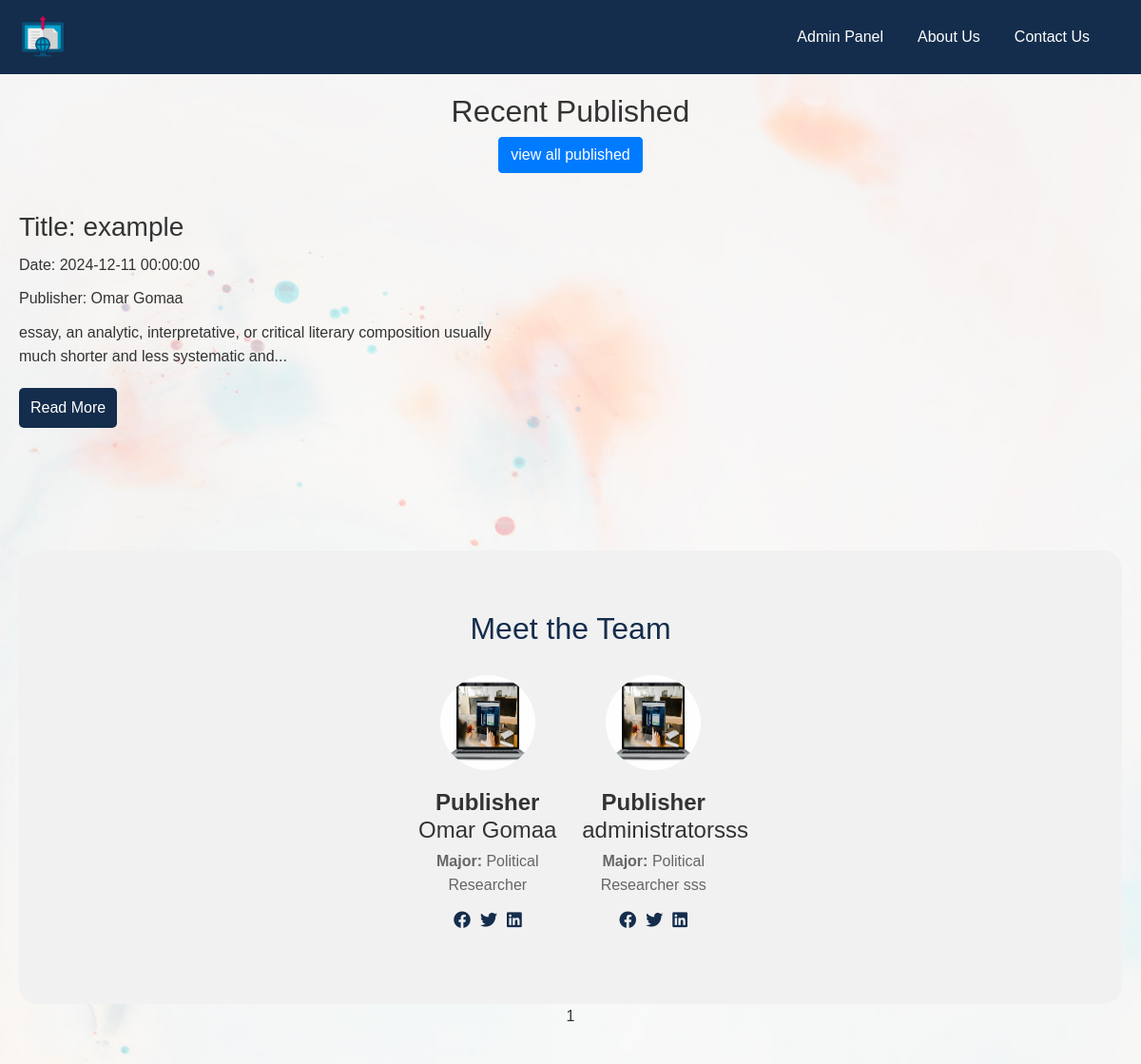
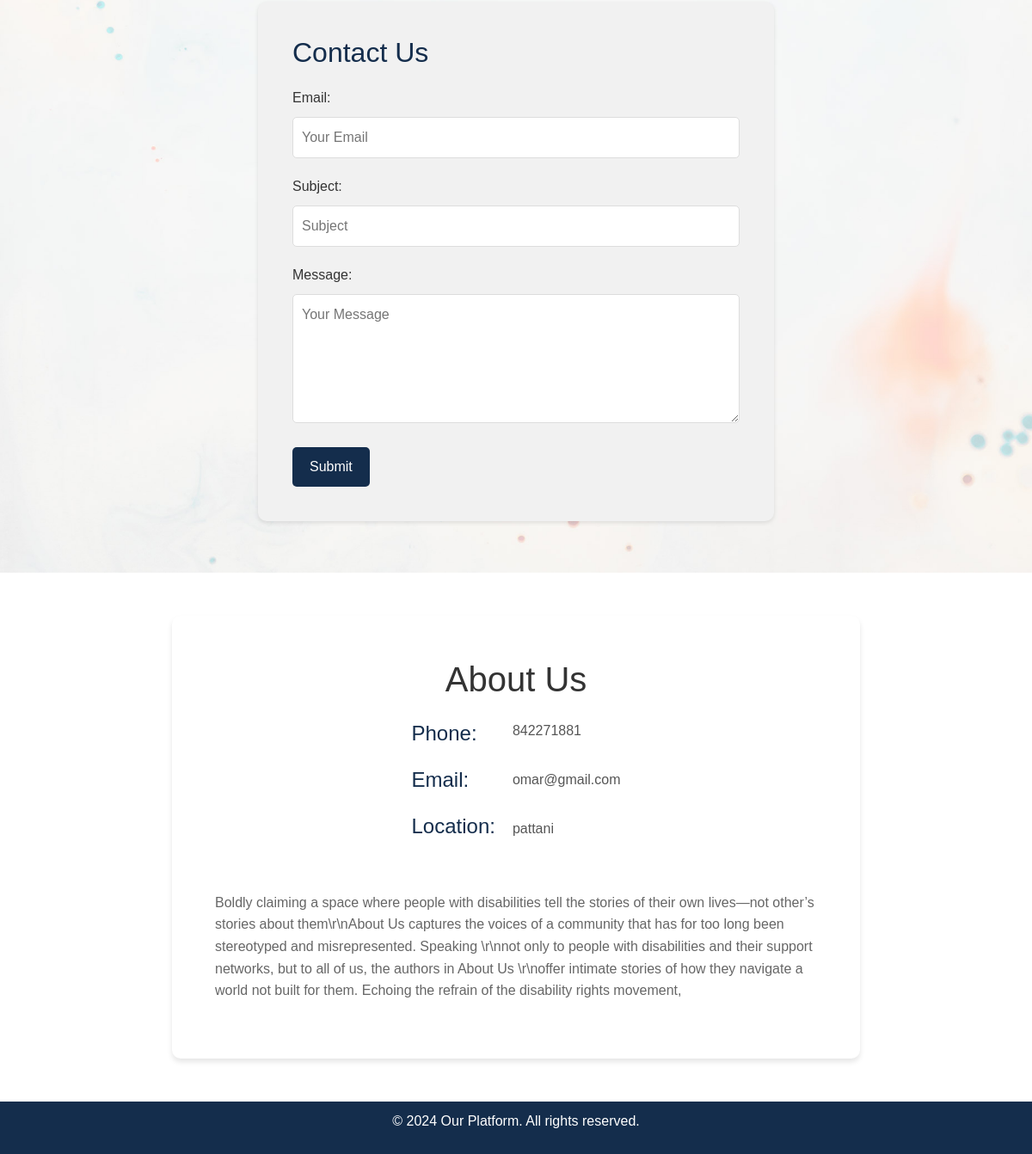
The page / on the database its author committed (2 pictures, top to bottom).
### tables this page shows
CREATE TABLE `essays` (
  `essay_id` int NOT NULL,
  `author_name` varchar(255) NOT NULL,
  `title` varchar(255) NOT NULL,
  `content` text NOT NULL,
  `category` varchar(255) NOT NULL,
  `author_id` int NOT NULL,
  `created_at` datetime DEFAULT CURRENT_TIMESTAMP,
  `file_name` text NOT NULL,
  `essay_status` varchar(255) NOT NULL
);

CREATE TABLE `profile_information` (
  `id` int NOT NULL,
  `username` varchar(255) NOT NULL,
  `major` varchar(255) NOT NULL,
  `facebook` varchar(255) NOT NULL,
  `twitter` varchar(255) NOT NULL,
  `linkedin` varchar(255) NOT NULL,
  `profile_image` text NOT NULL
);

CREATE TABLE `about_us` (
  `id` int NOT NULL,
  `about` text NOT NULL,
  `phone_number` varchar(255) NOT NULL,
  `email` varchar(255) NOT NULL,
  `address` varchar(255) NOT NULL
);

### index.php (the view, shortened to what this page needs)
<!DOCTYPE html>
<html lang="en">
<head>
   <link rel="stylesheet" href="main_page.css">
  <link href="https://maxcdn.bootstrapcdn.com/bootstrap/4.5.2/css/bootstrap.min.css" rel="stylesheet">
  <link rel="stylesheet" href="https://cdnjs.cloudflare.com/ajax/libs/font-awesome/6.0.0-beta3/css/all.min.css"/>
  <link href="https://cdnjs.cloudflare.com/ajax/libs/font-awesome/5.15.4/css/all.min.css" rel="stylesheet">
</head>
<body>
  <header>
  <a href="#"><img src="publishing.png" alt="Logo" class="logo"></a>
    <nav class="navbar navbar-expand-lg">
      <ul class="navbar-nav">
      <li class="nav-item"><a class="nav-link" href="project_root/dashboard.php">Admin Panel</a></li>
        <li class="nav-item"><a class="nav-link" href="#about-us">About Us</a></li>
        <li class="nav-item"><a class="nav-link" href="#contact">Contact Us</a></li>
      </ul>
    </nav>
  </header>
  <div class="content">
    <h2>Recent Published</h2>
    <a href="view_all_published.php" class="btn btn-primary">view all published</a>
    <div class="recent-container">
  <?php
    require 'includes/db_connect.php';
    $display_essay = "SELECT * FROM essays LIMIT 6";
    $confirm_display = mysqli_query($connect, $display_essay);
    function getExcerpt($content, $wordLimit = 15) {
        $content = strip_tags($content);
        $words = explode(" ", $content);
        $excerpt = array_slice($words, 0, $wordLimit);
        return implode(" ", $excerpt) . '...';
    }
    echo '<div class="row">';
    while ($row = mysqli_fetch_assoc($confirm_display)) {
        $title = $row['title'];
        $date = $row['created_at'];
        $author = $row['author_name'];
        $content = $row['content'];
        $essay_id = $row['essay_id'];
        echo '<div class="recent-item">';
        echo "<h3>Title: $title</h3>";
        echo "<p>Date: $date</p>";
        echo "<p>Publisher: $author</p>";
        echo "<p>" . getExcerpt($content) . "</p>";
        echo "<button onclick=\"location.href='read_more.php?read_more_id=$essay_id'\">Read More</button>";
        echo '</div>';
    }
    echo '</div>';
  ?>
</div>
      <?php echo require 'team.php';?>
    <?php require 'contact_us.php'; ?>
    <?php require 'about_us.php'; ?>
  <footer>
    <p>&copy; 2024 Our Platform. All rights reserved.</p>
  </footer>
</body>
</html>

### team.php (shortened to what this page needs)
<!DOCTYPE html>
<html lang="en">
<head>
</head>
<body>
<section class="team">
  <h2>Meet the Team</h2>
    <?php
    require 'includes/db_connect.php';
    $select_profile = "SELECT * FROM profile_information";
    $confirm_prof_query = mysqli_query($connect, $select_profile);
    while ($row = mysqli_fetch_assoc($confirm_prof_query)) {
        $username = $row['username'];
        $major = $row['major'];
        $facebook = $row['facebook'];
        $twitter = $row['twitter'];
        $linkedin = $row['linkedin'];
        $profile_image = htmlspecialchars(basename($row['profile_image']), ENT_QUOTES, 'UTF-8');
        $user_image_path = "assets/profile_images/" . $profile_image;
        if (!file_exists($user_image_path) || empty($profile_image)) {
            $user_image_path = "assets/about_me_images/about-img.png";
        }
    ?>
    <div class="team-member">
      <img src="<?php echo $user_image_path; ?>" alt="Team Member">
      <h4><b>Publisher</b> <?php echo $username; ?></h4>
      <p><b>Major:</b> <?php echo $major; ?></p>
      <div class="social-icons">
        <?php if (!empty($facebook)): ?>
          <a href="<?php echo $facebook; ?>" target="_blank"><i class="fab fa-facebook"></i></a>
        <?php endif; ?>
        <?php if (!empty($twitter)): ?>
          <a href="<?php echo $twitter; ?>" target="_blank"><i class="fab fa-twitter"></i></a>
        <?php endif; ?>
        <?php if (!empty($linkedin)): ?>
          <a href="<?php echo $linkedin; ?>" target="_blank"><i class="fab fa-linkedin"></i></a>
        <?php endif; ?>
      </div>
    </div>
    <?php }  ?>
</section>
</body>
</html>

### contact_us.php (shortened to what this page needs)
    <div class="contact-form" id="contact">
      <h2>Contact Us</h2>
<form method="POST" action="">
        <label for="email">Email:</label>
        <input type="email" id="email" name="email" placeholder="Your Email" autocomplete="off" required>
        <label for="subject">Subject:</label>
        <input type="text" id="subject" name="subject" autocomplete="off" placeholder="Subject" required>
        <label for="message">Message:</label>
        <textarea id="message" name="body" rows="5" autocomplete="off" placeholder="Your Message" required></textarea>
        <button type="submit" name="send">Submit</button>
</form>
    </div>
  </div>

### about_us.php (shortened to what this page needs)
<!DOCTYPE html>
<html lang="en">
<head>
</head>
<body>
<section id ="about-us" class="about-section">
        <h2>About Us</h2>
                  <?php
                  $select_about_us = "SELECT * FROM about_us";
                  $confirm_about_us_query = mysqli_query($connect,$select_about_us);
                  while($row = mysqli_fetch_array($confirm_about_us_query))
                  {
                    $about = $row['about'];
                    $phone_number = $row['phone_number'];
                    $email = $row['email'];
                    $address = $row['address'];
                  }
                    ?>
        <div class="about-details">
            <div class="icon-box">
                <p><i class="bi bi-telephone-fill"></i> Phone:</p>
                <p><i class="bi bi-envelope-fill"></i> Email:</p>
                <p><i class="bi bi-geo-alt-fill"></i> Location:</p>
            </div>
            <div class="about-text">
                <p><?php echo htmlspecialchars($phone_number); ?></p> <br>
                <p><?php echo htmlspecialchars($email); ?></p> <br>
                <p><?php echo htmlspecialchars($address); ?></p>
            </div>
        </div>
        <div class="about-description">
            <p><?php echo nl2br(strip_tags($about));?></p>
        </div>
    </section>
    </body>
</html>

### main_page.css (style rules this page uses)
.content { padding: 20px; text-align: center; background-image: url(body_bg.jpg); background-repeat: no-repeat; background-size: cover; }
.recent-container { display: flex; flex-wrap: wrap; gap: 20px; margin: 15 0; padding: 0 15; background: none; }
.row { display: flex; justify-content: flex-start; width: 100%; }
.recent-item { width: 48%; padding: 15px; background: none; margin:15px 0; text-align: left; }
.recent-item h3, .recent-item p, .recent-item button { margin: 10px 0; }
.recent-item button { display: inline-block; padding: 8px 12px; background: #142d4c; color: white; border: none; border-radius: 5px; cursor: pointer; }
.team { text-align: center; padding: 63px 25px; border-radius: 20px; margin-top: 89px; background: #f1f1f1; }
.team h2 { margin-bottom: 20px; color: #142d4c; }
.team-member { display: inline-block; margin: 10px; text-align: center; width: 150px; }
.team-member img { width: 100px; height: 100px; border-radius: 50%; margin-bottom: 10px; }
.team-member h4 { margin: 10px 0 5px; color: #333; }
.team-member p { color: #666; margin-bottom: 10px; }
.social-icons { display: flex; justify-content: center; gap: 10px; margin-top: 10px; }
.social-icons a { text-decoration: none; color: #142d4c; font-size: 18px; transition: color 0.3s; }
.contact-form { background: #f1f1f1; padding: 40px; text-align: left; max-width: 600px; margin: 40px auto; border-radius: 10px; box-shadow: 0 2px 5px rgba(0, 0, 0, 0.1); }
.contact-form h2 { color: #142d4c; margin-bottom: 20px; }
.contact-form label { display: block; margin-bottom: 10px; }
.contact-form input, .contact-form textarea { width: 100%; padding: 10px; margin-bottom: 20px; border: 1px solid #ddd; border-radius: 5px; }
.contact-form button { padding: 10px 20px; background: #142d4c; color: white; border: none; border-radius: 5px; cursor: pointer; }
.about-section { display: flex; flex-direction: column; align-items: center; padding: 50px; background-color: #ffffff; border-radius: 10px; box-shadow: 0 4px 6px rgba(0, 0, 0, 0.1); max-width: 800px; margin: 50px auto; }
.about-section h2 { font-size: 2.5rem; color: #333333; margin-bottom: 20px; }
.about-details { display: flex; gap: 20px; margin-bottom: 20px; }
.icon-box { color: #142d4c; font-size: 1.5rem; }
.about-text { color: #555555; font-size: 1rem; }
.about-text p { margin: 3px 0; }
.about-description { margin-top: 20px; color: #666666; line-height: 1.6; }

### index.php (style rules this page uses)
body { font-family: Arial, sans-serif; line-height: 1.6; margin: 0; padding: 0; background: #ffffff; color: #333; }
header { background: #142d4c; color: white; padding: 10px 20px; display: flex; justify-content: space-between; align-items: center; }
header nav a { color: white; text-decoration: none; margin: 0 10px; }
.logo { width: 50px; height: auto; }
footer { background: #142d4c; color: white; text-align: center; padding: 10px 0; margin-top: 40px; }

### team.php (style rules this page uses)
.team { text-align: center; padding: 63px 25px; border-radius: 20px; margin-top: 89px; background: #f1f1f1; }
.team h2 { margin-bottom: 20px; color: #142d4c; }
.team-member { display: inline-block; margin: 10px; text-align: center; width: 150px; }
.team-member img { width: 100px; height: 100px; border-radius: 50%; margin-bottom: 10px; }
.team-member h4 { margin: 10px 0 5px; color: #333; }
.team-member p { color: #666; margin-bottom: 10px; }
.social-icons { display: flex; justify-content: center; gap: 10px; margin-top: 10px; }
.social-icons a { text-decoration: none; color: #142d4c; font-size: 18px; transition: color 0.3s; }

### rows shown on the page
essays: title "example", created_at "2024-12-11 00:00:00", author_name "Omar Gomaa", content "essay, an analytic, interpretative, or critical literary composition usually much shorter and less systematic and..."
profile_information: username "Omar Gomaa", major "Political Researcher"
profile_information: username "administratorsss", major "Political Researcher sss"
about_us: phone_number "842271881", email "omar@gmail.com", address "pattani", about "Boldly claiming a space where people with disabilities tell the stories of their own lives—not other’s stories about them\\r\\nAbout Us captures the voices of a community that has for too long been stereotyped and misrepresented. Speaking \\r\\nnot only to people with disabilities and their support networks, but to all of us, the authors in About Us \\r\\noffer intimate stories of how they navigate a world not built for them. Echoing the refrain of the disability rights movement,"

### other values the page prints
require 'team.php' "1"
